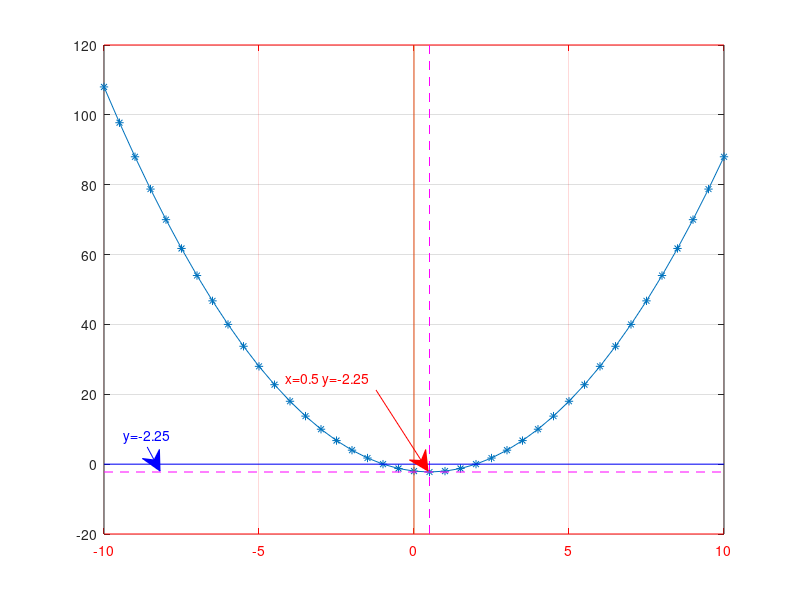

This chart was generated by the following MATLAB code:


%x_axis

x = [ -10: 0.5: 10 ];

y = x.^2 - x - 2;

plot( x, y, '-*' )
%axis off;
%axis tight;
%axis equal;

%axis([ -100, 100, -100, 100 ] )
set(gca, 'XColor', 'red');
grid;
hold on;

ylim = get(gca, 'Ylim')
%plot( [ 0, 0 ], ylim, 'm--' );
plot( [ 0, 0 ], ylim, '-' );

hold on;
ylim = get(gca, 'Ylim')
plot( [ 0.5, 0.5 ], ylim, 'm--' );
hold on;
xlim = get(gca, 'Xlim')
%plot( [ 0, 0 ], xlim, 'm--' );
plot( xlim, [ 0, 0 ], 'b-' );
hold on;
xlim = get(gca, 'Xlim')
plot( xlim, [ -2.25, -2.25 ], 'm--' );
hold on;
% annotation('arrow', [0.45, 0.538], [0.35, 0.2], 'LineStyle','-','color',[ 1 0 0 ]);
% text( 0.5, -3.5, ' (0.5, -2.25) ');
% hold on;
% dim = [.3 .68 .2 .2 ];
% annotation('rectangle', dim, 'Color', 'red');

x = [ 0.47, 0.535 ]
y = [ 0.35, 0.215 ];
annotation( 'textarrow', x, y, 'String', ' x=0.5 y=-2.25 ', 'Color', 'Red');

x = [ 0.184, 0.2 ]
y = [ 0.255, 0.215 ];
annotation( 'textarrow', x, y, 'String', ' y=-2.25 ', 'Color', 'Blue');
